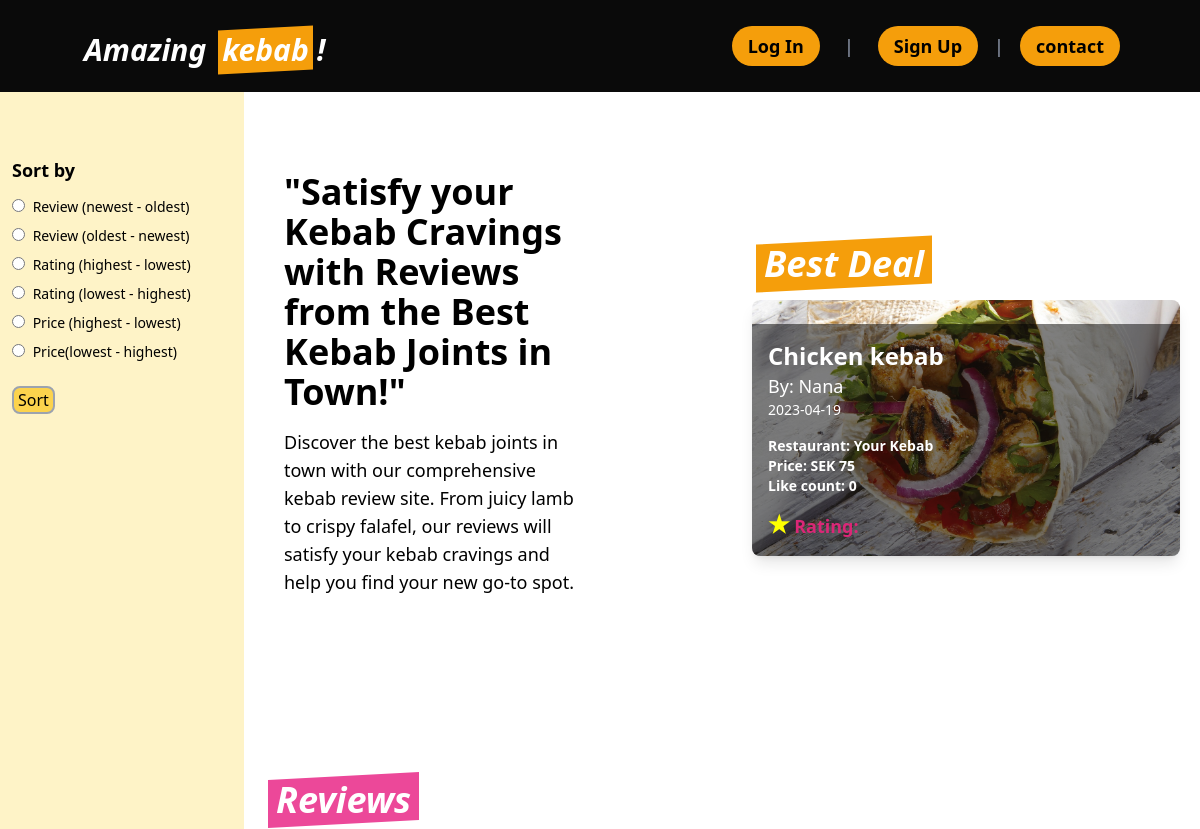
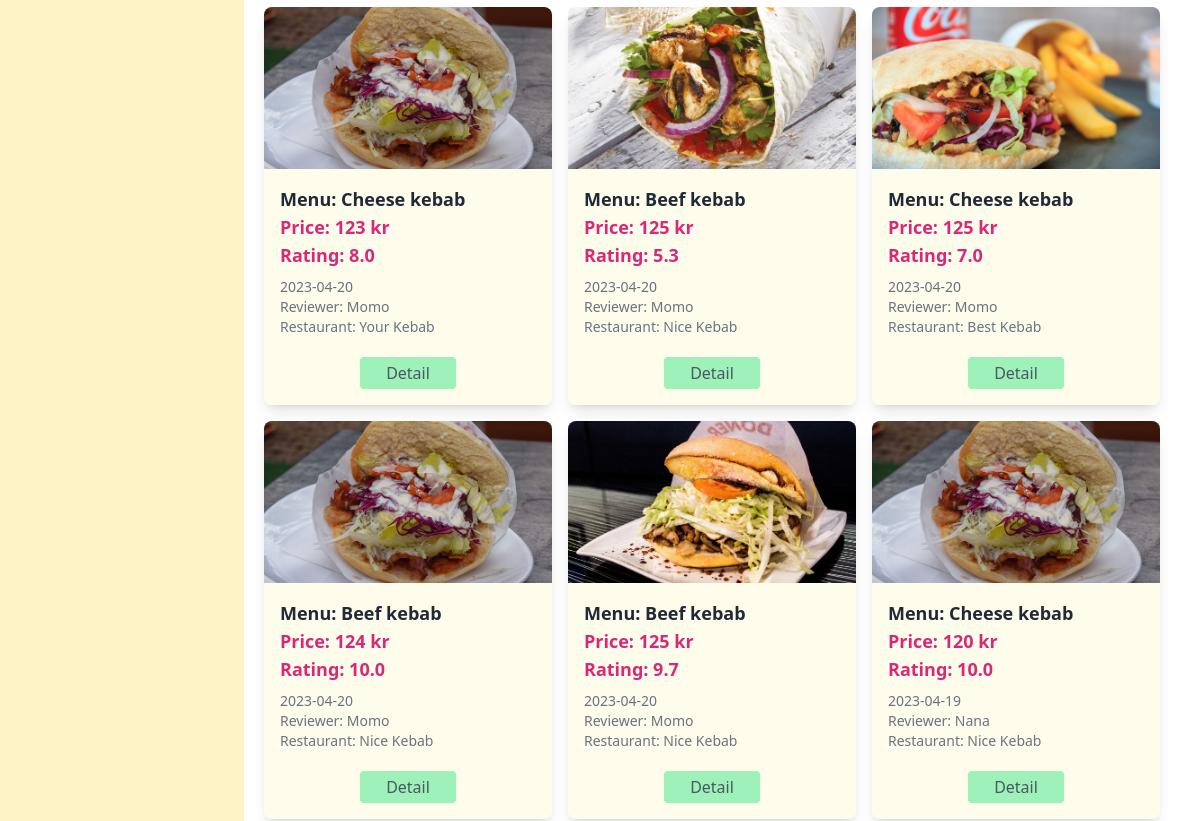
The page /core/ (upper part) on the database as committed earlier (2 pictures, top to bottom).
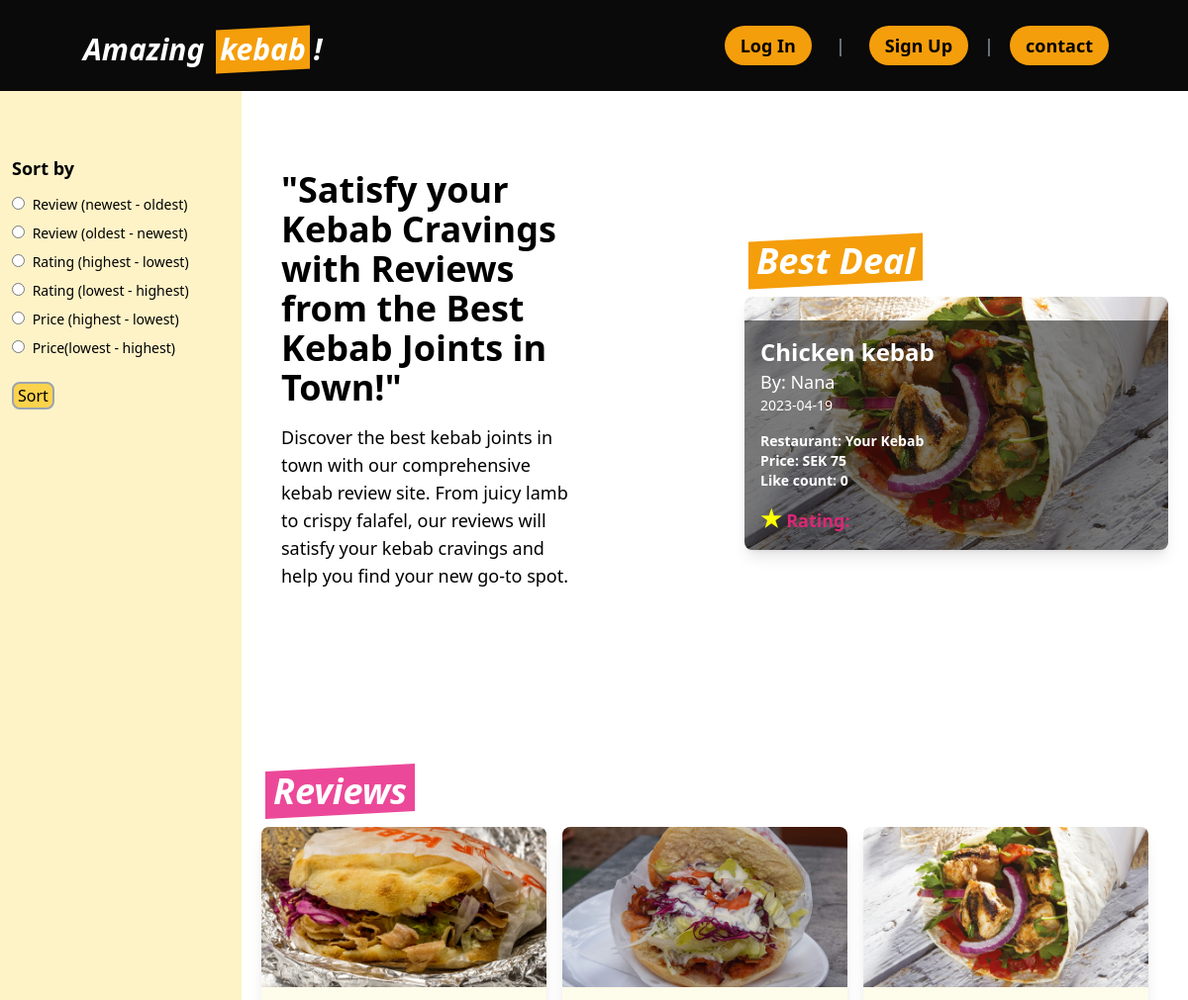
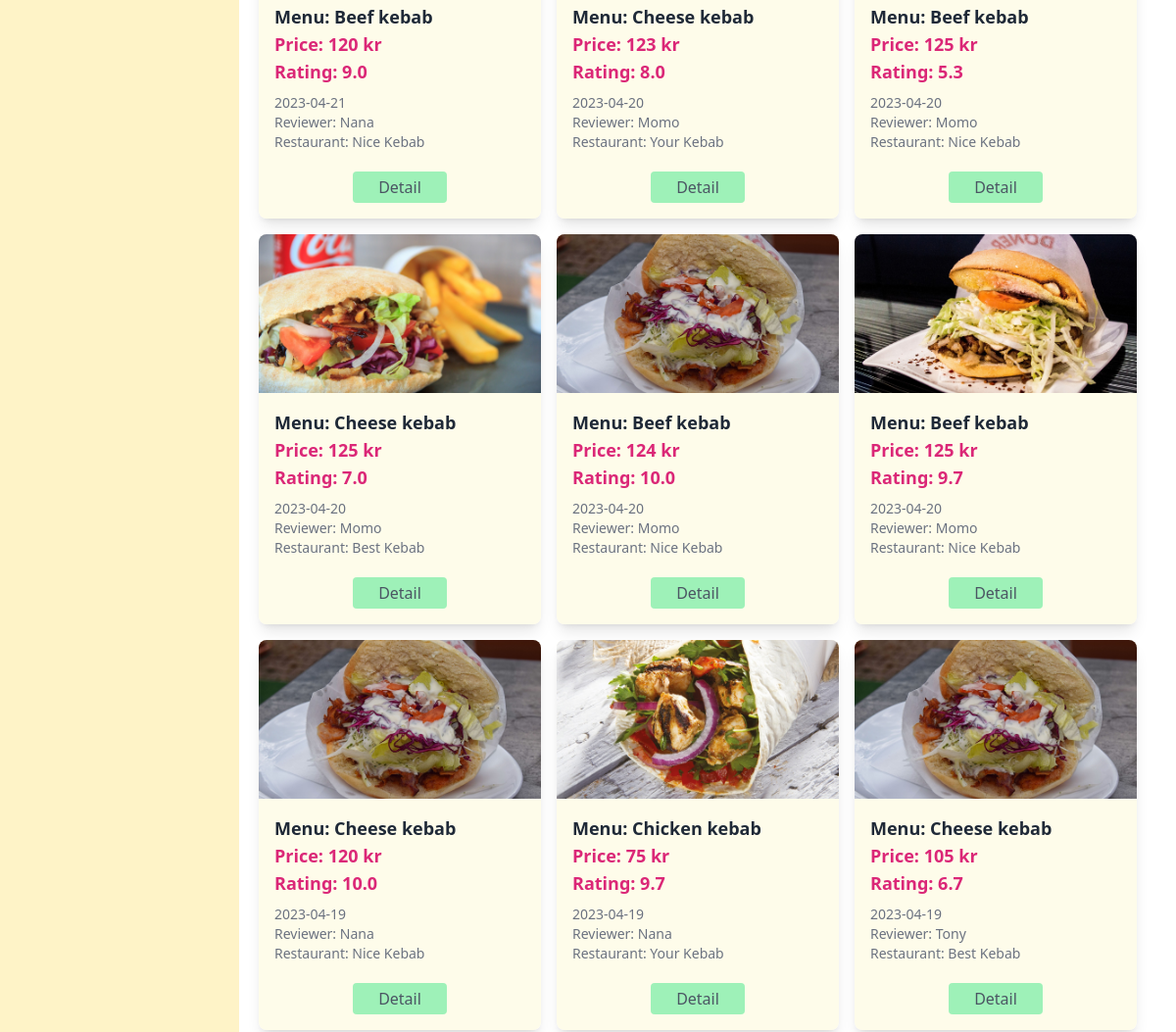
The same page on the database as committed later (2 pictures, top to bottom).
### core/models.py (models this page shows, shortened)
class Review(models.Model):
    user = models.ForeignKey(
        CustomUser, on_delete=models.CASCADE, related_name='reviews_by_user'
    )
    menu = models.ForeignKey(
        Menu, on_delete=models.CASCADE, related_name='reviews_of_menu'
    )
    restaurant = models.ForeignKey(
        Restaurant, on_delete=models.CASCADE, related_name='restaurants_for_review'
    )
    image = models.ImageField(upload_to='images/', null=True, blank=True)
    review = models.TextField(default="", null=False)
    taste_rating = models.IntegerField(null=False)
    service_rating = models.IntegerField(null=False)
    value_rating = models.IntegerField(null=False)
    avg_rating = models.FloatField(null=True, blank=True)
    like_count = models.IntegerField(default=0)
    created_at = models.DateTimeField(auto_now_add=True)
    class Meta:
        indexes = [models.Index(fields=['-created_at']),]
        ordering = ['-created_at']

class Menu(models.Model):
    menu = models.CharField(max_length=100, null=False)
    price = models.IntegerField(null=False)
    restaurants = models.ManyToManyField(Restaurant)
    created_at = models.DateTimeField(auto_now_add=True)

class CustomUser(AbstractUser):
    email = models.EmailField("email address", unique=True, blank=False)
    USERNAME_FIELD = "email"  # make the user log in with the email
    REQUIRED_FIELDS = ["username"]
    objects = CustomUserManager()

class Restaurant(models.Model):
    name = models.CharField(max_length=100, null=False)
    address = models.CharField(max_length=200, null=False)
    tel = models.CharField(max_length=20, null=True, blank=True)
    website = models.URLField(null=True, blank=True)

### core/views.py (the view)
# urls.py: path('', views.top, name='top'),
def top(request):
    sort = request.GET.get('sort-by', '-created_at')
    restaurant_name = request.GET.get('restaurant')
    menu_name = request.GET.get('menu')
    reviewer_name = request.GET.get('reviewer')
    reviews = Review.objects.all()
    best = Review.objects.order_by(
        'menu__price', '-avg_rating', '-like_count', '-created_at').first()
    restaurants = Review.objects.order_by().values_list(
        'restaurant__name', flat=True).distinct()
    menus = Review.objects.order_by().values_list(
        'menu__menu', flat=True).distinct()
    reviewers = Review.objects.order_by().values_list(
        'user__username', flat=True).distinct()
    if restaurant_name:
        reviews = reviews.filter(restaurant__name=restaurant_name)
    elif menu_name:
        reviews = reviews.filter(menu__menu=menu_name)
    elif reviewer_name:
        reviews = reviews.filter(user__username=reviewer_name)
    if sort:
        reviews = reviews.order_by(sort)
    context = {
        'reviews': reviews,
        'best': best,
        'restaurants': restaurants,
        'menus': menus,
        'reviewers': reviewers
    }
    return render(request, 'core/top.html', context)

### core/templates/core/top.html (shortened to what the changed rows need)
{% extends 'core/base.html' %} {% block content %} {% load static %}
<head>
  <link rel="stylesheet" href="https://cdnjs.cloudflare.com/ajax/libs/font-awesome/5.15.3/css/all.min.css" />
</head>
<aside class="w-62 fixed left-0 bottom-0 z-20 h-screen bg-amber-100 p-3 mt-2">
  <div class="pt-36">
    <form action="{% url 'core:top' %}" method="GET">
      <h2 class="font-bold text-lg mb-3">Sort by</h2>
    </form>
  </div>
</aside>
<main class="flex-1 ml-56 pt-28">
  <div class="flex-1 ml-10 mx-auto w-6/6 pt-5">
    <section class="flex flex-row items-center justify-between py-10 ">
      <div class="w-2/6 pl-5">
        <h2 class="text-4xl font-bold mb-4">"Satisfy your Kebab Cravings with Reviews from the Best Kebab Joints in Town!"</h2>
      </div>
      <div class="w-3/6 px-5 mx-0 py-4">
        <h1 class="text-4xl italic font-bold mb-4">
          <span class="before:block before:absolute before:-inset-1 before:-skew-y-3 before:bg-amber-500 relative inline-block mx-2">
            <span class="relative text-white p-1">Best Deal</span>
          </span>
        </h1>
        <a href="{% url 'core:detail' id=best.id %}">
          <div class="rounded-lg shadow-lg overflow-hidden hover:bg-yellow-300">
            <div class="relative overflow-hidden" style="padding-bottom: 60%">
              {% if best.image %}
              <div class="absolute inset-0">
                <img class="object-cover h-full w-full" src="{{ best.image.url }}" alt="{{ best.menu.menu }} image" />
              </div>
              {% endif %}
              <div class="absolute bottom-0 left-0 w-full text-white p-4 bg-black bg-opacity-50">
                <h1 class="text-2xl font-bold">{{ best.menu.menu }}</h1>
                <p class="text-lg"> By: {{ best.user.username }} </p> <p class="text-sm"> {{ best.created_at|date:"Y-m-d" }}</p>
                <ul class="text-sm font-bold mt-4">
                  <li>Restaurant: {{ best.restaurant.name }}</li>
                  <li>Price: SEK {{ best.menu.price }}</li>
                  <li>Like count: {{ best.like_count }}</li>
                  <h2 class="text-lg font-bold text-pink-600 mt-4">
                    <span>
                      <i style="font-size:24px; color:yellow;" class="fa">&#9733;</i>
                      Rating: {{ review.avg_rating }}
                    </span>
                  </h2>
                </ul>
              </div>
            </div>
          </div>
        </a>
      </div>
    </section>
  </div>
  <div class="mx-10 mt-28">
    <h1 class="text-4xl italic font-bold mb-4">
      <span
        class="before:block before:absolute before:-inset-1 before:-skew-y-3 before:bg-pink-500 relative inline-block mx-2">
        <span class="relative text-white p-1">Reviews</span></span>
    </h1>
    <div class="grid grid-cols-1 md:grid-cols-2 lg:grid-cols-3 gap-4">
      {% for review in reviews %}
      <div class="bg-yellow-50/90 rounded-lg shadow-lg overflow-hidden">
        {% if review.image %}
        <div class="relative overflow-hidden" style="padding-bottom: 56.25%">
          <div class="absolute inset-0">
            <img class="object-cover h-full w-full" src="{{ review.image.url }}" alt="{{ review.menu.menu }} image" />
          </div>
        </div>
        {% endif %}
        <div class="p-4">
          <h2 class="text-lg font-bold text-gray-800">
            Menu: {{ review.menu.menu }}
          </h2>
          <h2 class="text-lg font-bold text-pink-600">
            Price: {{ review.menu.price }} kr
          </h2>
          <h2 class="text-lg font-bold text-pink-600">
            Rating: {{ review.avg_rating }}
          </h2>
          <p class="text-gray-500 text-sm mt-2">
            {{ review.created_at|date:"Y-m-d" }}
          </p>
          <p class="text-gray-500 text-sm">
            Reviewer: {{ review.user.username }}
          </p>
          <p class="text-gray-500 text-sm">
            Restaurant: {{ review.restaurant.name }}
          </p>
          <div class="text-gray-600 bg-green-300/80 mx-20 text-center rounded py-1 mt-5 hover:bg-yellow-300">
            <a href="{% url 'core:detail' id=review.id %}">Detail</a>
          </div>
        </div>
      </div>
      {% endfor %}
    </div>
  </div>
</main>
{% endblock content %}

Rows that differ between the two databases and show on the page:
now on one of the page's lists (row unchanged): Review: menu.menu "Chicken kebab", menu.price "75", avg_rating "9.7", created_at "2023-04-19", user.username "Nana", restaurant.name "Your Kebab"
added Review: image (picture), menu.menu "Beef kebab", menu.price "120", avg_rating "9.0", created_at "2023-04-21", user.username "Nana", restaurant.name "Nice Kebab"
now on this page (row unchanged): Review: image (picture), menu.menu "Cheese kebab", menu.price "105", avg_rating "6.7", created_at "2023-04-19", user.username "Tony", restaurant.name "Best Kebab"
